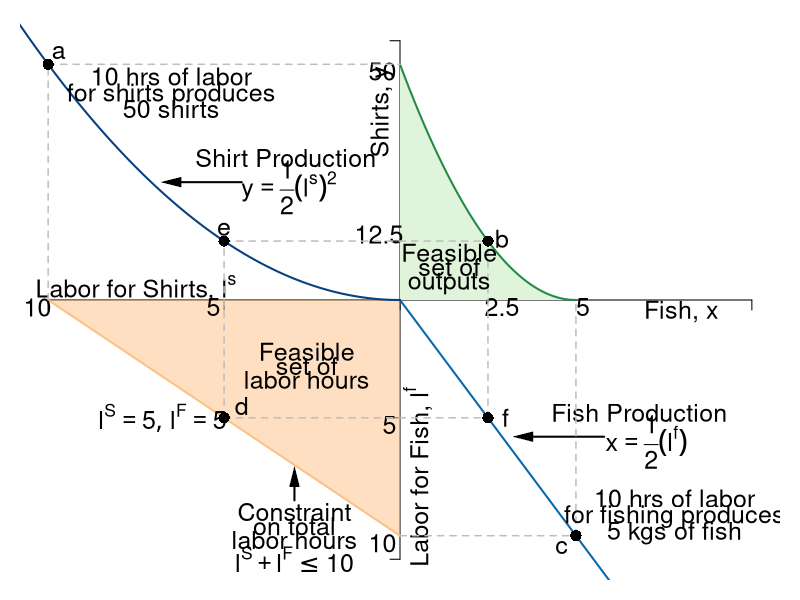

This figure's R source:
#Graph Designer: Simon Halliday
#Authors: Bowles, Foley and Halliday
#Title: Coordination, Conflict and Competition: A Text in Microeconomics

require(shape)
pdf(file = "specprodexch/ppf_eos.pdf", width = 9, height = 9)

#Set parameters for graphics
pointsize <- 1.8
axislabelsize <- 1.8
labelsize <- 1.5
namesize <- 1.8
annotatesize <- 1.5
graphlinewidth <- 2
segmentlinewidth <- 1.5

COL <- c("#7fc97f", "#beaed4", "#fdc086", "#ffff99", "#386cb0", "#f0027f", "#bf5b17", "#666666")
COLA <- c("#e0f3db", "#99d8c9","#66c2a4","#41ae76", "#238b45", "#005824")
COLB <- c("#4eb3d3", "#2b8cbe", "#0868ac","#084081")

#Edited the margins to cater for the larger LHS labels
par(mar =  c(1, 1, 1, 1))

#Change this to make it log of l 

# ppf <- function(l, k = 0.5) {
#   k * (1/l)
# }

ppf <- function(fish, k = 0.1, alpha = 2, maxfish = 5) {
  k * (fish - maxfish)^alpha 
}

fishProd <- function(l, k = 0.5){
  (-k)*l
}

feasibleLabor <- function(l, time = 10){
  - time - l
}

manufactureProd <- function(l, k = 0.1, alpha = 2){
  k * (-l)^alpha
}

xlims <- c(-10, 10)
ylims <- c(-11, 11)

npts <- 501 
x <- seq(xlims[1], xlims[2], length.out = npts)
y <- seq(ylims[1], ylims[2], length.out = npts) 
a <- c(13, 15, 17)

plot(0, 0, xlim = xlims, ylim = ylims, type = "n",
     xlab = expression(paste("")),
     ylab = expression(paste("")), 
     xaxt = "n", 
     yaxt = "n", 
     cex.lab = axislabelsize, 
     bty = "n"
)

ticksy <- c(ylims[1], -5, 0, 2.5, ylims[2])
ylabels <- c(NA, NA, NA, NA, NA)
ticksx <- c(xlims[1], -5, 0, xlims[2])
xlabels <- c(NA, NA, NA)

axis(1, at = ticksx, pos = 0, labels = xlabels)
axis(2, at = ticksy, pos = 0, labels = ylabels, las = 1)

npts <- 500 
xx1 <- seq(0, 5, length.out = npts)
xx2 <- seq(0, xlims[2], length.out = npts)
xx3 <- seq(xlims[1], 0, length.out = npts)
xx4 <- seq(-11, 0, length.out = npts)

#Draw the polygon for shading the feasible set
xpoly1 <- seq(from = 0, to = 5, length.out = 500)
ypoly1 <- ppf(xpoly1, k = 10/25, alpha = 2, maxfish = 5)
polygon(x = c(xpoly1, rev(xpoly1[1])), y = c(ypoly1, rev(ypoly1)[1]), col=COLA[1], density=NULL, border = NA)

# shade 
polygon(x = c(-10, 0, 0), 
        y = c(0, 0, -10),
        border = FALSE, col = adjustcolor(COL[3], alpha.f = 0.5))


#Draw the graphs
lines(xx1, ppf(xx1, k = 10/25, alpha = 2, maxfish = 5), col = COLA[5], lwd = graphlinewidth)
lines(xx2, fishProd(xx2, k = 2), col = COLB[3], lwd = graphlinewidth)
lines(xx3, feasibleLabor(xx3, time = 10), col = COL[3], lwd = graphlinewidth)
lines(xx4, manufactureProd(xx4, k = 0.1, alpha = 2), col = COLB[4], lwd = graphlinewidth)

#mtext(expression(paste("Quantity of fish, ", x)), side=1, line = 2.5, cex = axislabelsize)
text(-0.5, 8, expression(paste("Shirts, ", y)), xpd = TRUE, cex = annotatesize, srt = 90) 
text(8, -0.5, expression(paste("Fish, ", x)), xpd = TRUE, cex = annotatesize)
text(0.5, -7.5, expression(paste("Labor for Fish, ", l^f)), xpd = TRUE, cex = annotatesize, srt= 90) 
text(-7.5, 0.5, expression(paste("Labor for Shirts, ", l^s)), xpd = TRUE, cex = annotatesize)

#Label the points on the axes we want
text(-0.6, 2.8, expression(paste(12.5)), xpd = TRUE, cex = annotatesize)
text(-0.5, 9.7, expression(paste(50)), xpd = TRUE, cex = annotatesize)
text(2.9, -0.3, expression(paste(2.5)), xpd = TRUE, cex = annotatesize)
text(5.2, -0.3, expression(paste(5)), xpd = TRUE, cex = annotatesize)
text(-5.3, -0.3, expression(paste(5)), xpd = TRUE, cex = annotatesize)
text(-0.3, -5.3, expression(paste(5)), xpd = TRUE, cex = annotatesize)
text(-10.3, -0.3, expression(paste(10)), xpd = TRUE, cex = annotatesize)
text(-0.5, -10.3, expression(paste(10)), xpd = TRUE, cex = annotatesize)

#Label the two production functions
#Clothing
text(-3.25, 6, expression(paste("Shirt Production")), xpd = TRUE, cex = annotatesize)
text(-3.15, 4.8, expression(paste(y == frac(1,2)(l^s)^2)), xpd = TRUE, cex = annotatesize)
Arrows(-4.5, 5, -6.5, 5, col = "black", lty = 1, lwd = 2, arr.type = "triangle", arr.lwd = 0.5)

#Fishing
text(6.8, -4.8, expression(paste("Fish Production")), xpd = TRUE, cex = annotatesize)
text(7, -6, expression(paste(x == frac(1,2)(l^f))), xpd = TRUE, cex = annotatesize)
Arrows(5.8, -5.8, 3.5, -5.8, col = "black", lty = 1, lwd = 2, arr.type = "triangle", arr.lwd = 0.5)

#Draw segments for the 50/50 split of time
segments(-5, -5, -5, 2.5, lty = 2, col = "gray", lwd = segmentlinewidth)
segments(-5, -5, 2.5, -5, lty = 2, col = "gray", lwd = segmentlinewidth)
segments(-5, 2.5, 2.5, 2.5, lty = 2, col = "gray", lwd = segmentlinewidth)
segments(2.5, -5, 2.5, 2.5, lty = 2, col = "gray", lwd = segmentlinewidth)

#Annotate Max time on clothes
segments(-10, 0, -10, 10, lty = 2, col = "gray", lwd = segmentlinewidth)
segments(-10, 10, 0, 10, lty = 2, col = "gray", lwd = segmentlinewidth)
text(-6.5, 9.5, expression(paste("10 hrs of labor")), cex = annotatesize)
text(-6.5, 8.7, expression(paste("for shirts produces")),  cex = annotatesize)
text(-6.5, 8.1, expression(paste("50 shirts")),  cex = annotatesize)
points(-10, 10, pch = 16, col = "black", cex = 1.5)
text(-9.7, 10.5, expression(paste("a")),  cex = annotatesize)

points(-5, 2.5, pch = 16, col = "black", cex = 1.5)
text(-5, 3, expression(paste("e")), cex = annotatesize)

#Annotate Max time on fishing
segments(0, -10, 5, -10, lty = 2, col = "gray", lwd = segmentlinewidth)
segments(5, -10, 5, 0, lty = 2, col = "gray", lwd = segmentlinewidth)
text(7.8, -8.4, expression(paste("10 hrs of labor")), cex = annotatesize)
text(7.8, -9.2, expression(paste("for fishing produces")),cex = annotatesize)
text(7.8, -9.9, expression(paste("5 kgs of fish")), cex = annotatesize)
points(5, -10, pch = 16, col = "black", cex = 1.5)
text(4.6, -10.5, expression(paste("c")), cex = annotatesize)

points(2.5, -5, pch = 16, col = "black", cex = 1.5)
text(3, -5, expression(paste("f")), cex = annotatesize)

#Annotate point on ppf 
points(2.5, 2.5, pch = 16, col = "black", cex = 1.5)
#text(5.6, 3.35, expression(paste("12.5 Shirts and")),cex = annotatesize)
#text(5.6, 2.75, expression(paste("2.5 Kilograms of Fish")), cex = annotatesize)
text(2.9, 2.6, expression(paste("b")), cex = annotatesize)

#Annotate point on labor feasibility frontier
points(-5, -5, pch = 16, col = "black", cex = 1.5)
text(-6.75, -5, expression(paste(list(l^S ==5, l^F == 5) )),cex = annotatesize)
text(-4.5, -4.5, expression(paste("d")),cex = annotatesize)


Arrows(-3, -8.5, -3, -7.5, col = "black", lty = 1, lwd = 2, arr.type = "triangle", arr.lwd = 0.5)
text(-3, -9, expression("Constraint"),cex = labelsize)
text(-3, -9.6, expression("on total"),cex = labelsize, xpd = TRUE)
text(-3, -10.2, expression("labor hours"),cex = labelsize, xpd = TRUE)
text(-3, -11, expression(paste(l^S + l^F <= 10)),cex = annotatesize)
#Arrows(-6, -7, -3.5, -7, col = "black", lty = 1, lwd = 2, arr.type = "triangle", arr.lwd = 0.5)

#Label the feasible frontier
text(1.4, 2, expression("Feasible"), cex = annotatesize)
text(1.4, 1.4, expression("set of"), cex = annotatesize)
text(1.4, 0.7, expression("outputs"), cex = annotatesize)

# Label constaint 
#Label the feasible frontier
text(-2.65, -2.2, expression("Feasible"),cex = labelsize)
text(-2.65, -2.8, expression("set of"),cex = labelsize)
text(-2.65, -3.4, expression("labor hours"),cex = labelsize)



dev.off()
